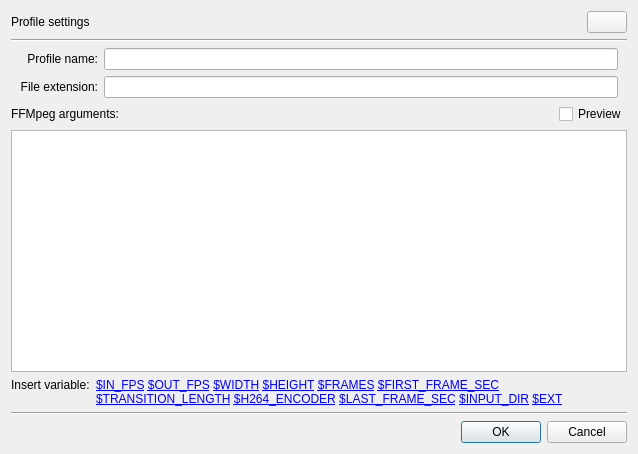
<?xml version="1.0" encoding="UTF-8"?>
<ui version="4.0">
 <author>
    SPDX-FileCopyrightText: none
    SPDX-License-Identifier: GPL-3.0-or-later
  </author>
 <class>RecorderProfileSettings</class>
 <widget class="QDialog" name="RecorderProfileSettings">
  <property name="geometry">
   <rect>
    <x>0</x>
    <y>0</y>
    <width>638</width>
    <height>454</height>
   </rect>
  </property>
  <property name="windowTitle">
   <string>Edit profile</string>
  </property>
  <layout class="QGridLayout" name="gridLayout">
   <item row="0" column="0">
    <layout class="QHBoxLayout" name="horizontalLayout" stretch="1,0">
     <item>
      <widget class="QLabel" name="labelTitleProfileSettings">
       <property name="text">
        <string>Profile settings</string>
       </property>
      </widget>
     </item>
     <item>
      <widget class="QPushButton" name="buttonPresetRevert">
       <property name="toolTip">
        <string comment="Cancel any changes and restore initial value">Revert</string>
       </property>
       <property name="text">
        <string/>
       </property>
       <property name="icon">
        <iconset theme="reload">
         <normaloff>.</normaloff>.</iconset>
       </property>
      </widget>
     </item>
    </layout>
   </item>
   <item row="1" column="0">
    <widget class="Line" name="line1">
     <property name="orientation">
      <enum>Qt::Horizontal</enum>
     </property>
    </widget>
   </item>
   <item row="4" column="0">
    <widget class="QStackedWidget" name="stackedWidget">
     <property name="currentIndex">
      <number>0</number>
     </property>
     <widget class="QWidget" name="pageArguments">
      <layout class="QGridLayout" name="gridLayout_3">
       <property name="leftMargin">
        <number>0</number>
       </property>
       <property name="topMargin">
        <number>0</number>
       </property>
       <property name="rightMargin">
        <number>0</number>
       </property>
       <property name="bottomMargin">
        <number>0</number>
       </property>
       <item row="1" column="0">
        <layout class="QHBoxLayout" name="horizontalLayout_3" stretch="0,1">
         <item>
          <widget class="QLabel" name="labelTitleSupportedVariables">
           <property name="text">
            <string comment="Title: variables for FFMpeg arguments">Insert variable:</string>
           </property>
           <property name="alignment">
            <set>Qt::AlignLeading|Qt::AlignLeft|Qt::AlignTop</set>
           </property>
          </widget>
         </item>
         <item>
          <widget class="QLabel" name="labelSupportedVariables">
           <property name="text">
            <string notr="true">&lt;a href=&quot;$IN_FPS&quot;&gt;$IN_FPS&lt;/a&gt;
&lt;a href=&quot;$OUT_FPS&quot;&gt;$OUT_FPS&lt;/a&gt;
&lt;a href=&quot;$WIDTH&quot;&gt;$WIDTH&lt;/a&gt;
&lt;a href=&quot;$HEIGHT&quot;&gt;$HEIGHT&lt;/a&gt;
&lt;a href=&quot;$FRAMES&quot;&gt;$FRAMES&lt;/a&gt;
&lt;a href=&quot;$FIRST_FRAME_SEC&quot;&gt;$FIRST_FRAME_SEC&lt;/a&gt;
&lt;a href=&quot;$TRANSITION_LENGTH&quot;&gt;$TRANSITION_LENGTH&lt;/a&gt;
&lt;a href=&quot;$H264_ENCODER&quot;&gt;$H264_ENCODER&lt;/a&gt;
&lt;a href=&quot;$LAST_FRAME_SEC&quot;&gt;$LAST_FRAME_SEC&lt;/a&gt;
&lt;a href=&quot;$INPUT_DIR&quot;&gt;$INPUT_DIR&lt;/a&gt;
&lt;a href=&quot;$EXT&quot;&gt;$EXT&lt;/a&gt;
</string>
           </property>
           <property name="wordWrap">
            <bool>true</bool>
           </property>
           <property name="textInteractionFlags">
            <set>Qt::LinksAccessibleByMouse|Qt::TextSelectableByMouse</set>
           </property>
          </widget>
         </item>
        </layout>
       </item>
       <item row="0" column="0">
        <widget class="QPlainTextEdit" name="editFfmpegArguments">
         <property name="documentTitle">
          <string notr="true"/>
         </property>
         <property name="plainText">
          <string notr="true"/>
         </property>
        </widget>
       </item>
      </layout>
     </widget>
     <widget class="QWidget" name="pagePreview">
      <layout class="QGridLayout" name="gridLayout_4">
       <property name="leftMargin">
        <number>0</number>
       </property>
       <property name="topMargin">
        <number>0</number>
       </property>
       <property name="rightMargin">
        <number>0</number>
       </property>
       <property name="bottomMargin">
        <number>0</number>
       </property>
       <item row="0" column="0">
        <widget class="QPlainTextEdit" name="editPreview">
         <property name="textInteractionFlags">
          <set>Qt::TextSelectableByKeyboard|Qt::TextSelectableByMouse</set>
         </property>
        </widget>
       </item>
      </layout>
     </widget>
    </widget>
   </item>
   <item row="6" column="0">
    <widget class="Line" name="line2_2">
     <property name="orientation">
      <enum>Qt::Horizontal</enum>
     </property>
    </widget>
   </item>
   <item row="7" column="0">
    <widget class="QDialogButtonBox" name="buttonBox">
     <property name="orientation">
      <enum>Qt::Horizontal</enum>
     </property>
     <property name="standardButtons">
      <set>QDialogButtonBox::Cancel|QDialogButtonBox::Ok</set>
     </property>
    </widget>
   </item>
   <item row="3" column="0">
    <layout class="QHBoxLayout" name="horizontalLayout_2" stretch="1,0">
     <item>
      <widget class="QLabel" name="labelTitleFFMpegArguments">
       <property name="text">
        <string>FFMpeg arguments:</string>
       </property>
       <property name="buddy">
        <cstring>editFfmpegArguments</cstring>
       </property>
      </widget>
     </item>
     <item>
      <widget class="QCheckBox" name="checkPreview">
       <property name="text">
        <string>Preview</string>
       </property>
      </widget>
     </item>
    </layout>
   </item>
   <item row="2" column="0">
    <layout class="QGridLayout" name="gridLayout_2">
     <property name="leftMargin">
      <number>9</number>
     </property>
     <property name="rightMargin">
      <number>9</number>
     </property>
     <item row="0" column="0">
      <widget class="QLabel" name="labelProfileName">
       <property name="text">
        <string>Profile name:</string>
       </property>
       <property name="alignment">
        <set>Qt::AlignRight|Qt::AlignTrailing|Qt::AlignVCenter</set>
       </property>
       <property name="buddy">
        <cstring>editProfileName</cstring>
       </property>
      </widget>
     </item>
     <item row="0" column="1">
      <widget class="QLineEdit" name="editProfileName">
       <property name="maxLength">
        <number>64</number>
       </property>
      </widget>
     </item>
     <item row="1" column="0">
      <widget class="QLabel" name="labelFileExt">
       <property name="text">
        <string>File extension:</string>
       </property>
       <property name="alignment">
        <set>Qt::AlignRight|Qt::AlignTrailing|Qt::AlignVCenter</set>
       </property>
       <property name="buddy">
        <cstring>editFileExtension</cstring>
       </property>
      </widget>
     </item>
     <item row="1" column="1">
      <widget class="QLineEdit" name="editFileExtension">
       <property name="maxLength">
        <number>15</number>
       </property>
      </widget>
     </item>
    </layout>
   </item>
  </layout>
 </widget>
 <tabstops>
  <tabstop>editProfileName</tabstop>
  <tabstop>editFileExtension</tabstop>
 </tabstops>
 <resources/>
 <connections>
  <connection>
   <sender>buttonBox</sender>
   <signal>accepted()</signal>
   <receiver>RecorderProfileSettings</receiver>
   <slot>accept()</slot>
   <hints>
    <hint type="sourcelabel">
     <x>266</x>
     <y>428</y>
    </hint>
    <hint type="destinationlabel">
     <x>157</x>
     <y>274</y>
    </hint>
   </hints>
  </connection>
  <connection>
   <sender>buttonBox</sender>
   <signal>rejected()</signal>
   <receiver>RecorderProfileSettings</receiver>
   <slot>reject()</slot>
   <hints>
    <hint type="sourcelabel">
     <x>334</x>
     <y>428</y>
    </hint>
    <hint type="destinationlabel">
     <x>286</x>
     <y>274</y>
    </hint>
   </hints>
  </connection>
  <connection>
   <sender>editProfileName</sender>
   <signal>textChanged(QString)</signal>
   <receiver>RecorderProfileSettings</receiver>
   <slot>onInputChanged()</slot>
   <hints>
    <hint type="sourcelabel">
     <x>160</x>
     <y>62</y>
    </hint>
    <hint type="destinationlabel">
     <x>404</x>
     <y>65</y>
    </hint>
   </hints>
  </connection>
  <connection>
   <sender>editFileExtension</sender>
   <signal>textChanged(QString)</signal>
   <receiver>RecorderProfileSettings</receiver>
   <slot>onInputChanged()</slot>
   <hints>
    <hint type="sourcelabel">
     <x>314</x>
     <y>93</y>
    </hint>
    <hint type="destinationlabel">
     <x>397</x>
     <y>104</y>
    </hint>
   </hints>
  </connection>
  <connection>
   <sender>editFfmpegArguments</sender>
   <signal>textChanged()</signal>
   <receiver>RecorderProfileSettings</receiver>
   <slot>onInputChanged()</slot>
   <hints>
    <hint type="sourcelabel">
     <x>227</x>
     <y>188</y>
    </hint>
    <hint type="destinationlabel">
     <x>403</x>
     <y>193</y>
    </hint>
   </hints>
  </connection>
 </connections>
 <slots>
  <slot>onInputChanged()</slot>
 </slots>
</ui>
